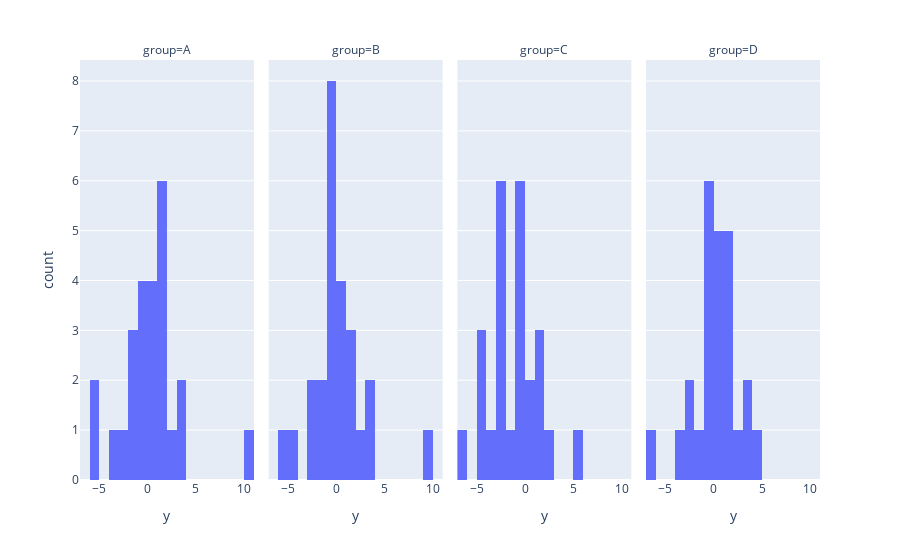

Source (notebook cell):
### Markdown cell above
## Histograms

### Code cell
# y histograms by group
plotly.express.histogram(data1, x = "y", facet_col = "group")

### Figure 1 — Plotly figure (JSON) as saved in the notebook; plotly's stock layout.template omitted (floating-point values rounded to 4 significant figures)
{"data": [{"alignmentgroup": "True", "bingroup": "x", "hoverlabel": {"namelength": 0}, "hovertemplate": "group=A<br>y=%{x}<br>count=%{y}", "legendgroup": "", "marker": {"color": "#636efa"}, "name": "", "offsetgroup": "", "orientation": "v", "showlegend": false, "type": "histogram", "x": [3.624, -0.2671, -0.6208, -0.1578, 1.836, -5.889, -1.202, -2.78, 0.7887, 2.492, 1.659, 1.225, 1.694, 0.5679, 10.04, -3.111, 0.6585, -1.946, -1.264, 1.959, -5.492, 1.399, -0.9341, 3.658, 0.2309], "xaxis": "x", "yaxis": "y"}, {"alignmentgroup": "True", "bingroup": "x", "hoverlabel": {"namelength": 0}, "hovertemplate": "group=B<br>y=%{x}<br>count=%{y}", "legendgroup": "", "marker": {"color": "#636efa"}, "name": "", "offsetgroup": "", "orientation": "v", "showlegend": false, "type": "histogram", "x": [-0.9378, -0.2754, 0.8944, -0.885, -5.388, -0.9224, -0.363, 0.4061, 1.673, 0.6486, -0.2153, -1.046, 0.4255, -0.4141, -2.455, 1.349, 1.055, -2.791, 3.078, 9.194, -4.439, 3.389, -1.392, -0.7964, 2.675], "xaxis": "x2", "yaxis": "y2"}, {"alignmentgroup": "True", "bingroup": "x", "hoverlabel": {"namelength": 0}, "hovertemplate": "group=C<br>y=%{x}<br>count=%{y}", "legendgroup": "", "marker": {"color": "#636efa"}, "name": "", "offsetgroup": "", "orientation": "v", "showlegend": false, "type": "histogram", "x": [2.606, -4.232, 0.523, -6.916, -2.35, 1.328, -4.873, -2.424, -0.8115, -3.774, 0.9954, -2.188, -0.5362, -2.97, -0.1951, 5.304, 1.185, -2.211, -1.876, -0.4917, 1.971, -4.187, -0.5252, -2.962, -0.3019], "xaxis": "x3", "yaxis": "y3"}, {"alignmentgroup": "True", "bingroup": "x", "hoverlabel": {"namelength": 0}, "hovertemplate": "group=D<br>y=%{x}<br>count=%{y}", "legendgroup": "", "marker": {"color": "#636efa"}, "name": "", "offsetgroup": "", "orientation": "v", "showlegend": false, "type": "histogram", "x": [1.742, -0.3835, -0.7218, 0.0796, -2.621, -0.9186, 0.4856, 0.6388, 1.63, -0.7124, -3.989, 3.061, -0.925, 1.394, 2.205, 1.107, -2.381, 4.488, -6.068, 3.061, -0.3702, 1.003, -1.567, 0.6622, 0.01683], "xaxis": "x4", "yaxis": "y4"}], "layout": {"annotations": [{"font": {}, "showarrow": false, "text": "group=A", "x": 0.1175, "xanchor": "center", "xref": "paper", "y": 1, "yanchor": "bottom", "yref": "paper"}, {"font": {}, "showarrow": false, "text": "group=B", "x": 0.3725, "xanchor": "center", "xref": "paper", "y": 1, "yanchor": "bottom", "yref": "paper"}, {"font": {}, "showarrow": false, "text": "group=C", "x": 0.6275, "xanchor": "center", "xref": "paper", "y": 1, "yanchor": "bottom", "yref": "paper"}, {"font": {}, "showarrow": false, "text": "group=D", "x": 0.8825, "xanchor": "center", "xref": "paper", "y": 1, "yanchor": "bottom", "yref": "paper"}], "barmode": "relative", "legend": {"tracegroupgap": 0}, "margin": {"t": 60}, "xaxis": {"anchor": "y", "domain": [0, 0.235], "title": {"text": "y"}}, "xaxis2": {"anchor": "y2", "domain": [0.255, 0.49], "matches": "x", "title": {"text": "y"}}, "xaxis3": {"anchor": "y3", "domain": [0.51, 0.745], "matches": "x", "title": {"text": "y"}}, "xaxis4": {"anchor": "y4", "domain": [0.765, 1.0], "matches": "x", "title": {"text": "y"}}, "yaxis": {"anchor": "x", "domain": [0, 1], "title": {"text": "count"}}, "yaxis2": {"anchor": "x2", "domain": [0, 1], "matches": "y", "showticklabels": false}, "yaxis3": {"anchor": "x3", "domain": [0, 1], "matches": "y", "showticklabels": false}, "yaxis4": {"anchor": "x4", "domain": [0, 1], "matches": "y", "showticklabels": false}}}
